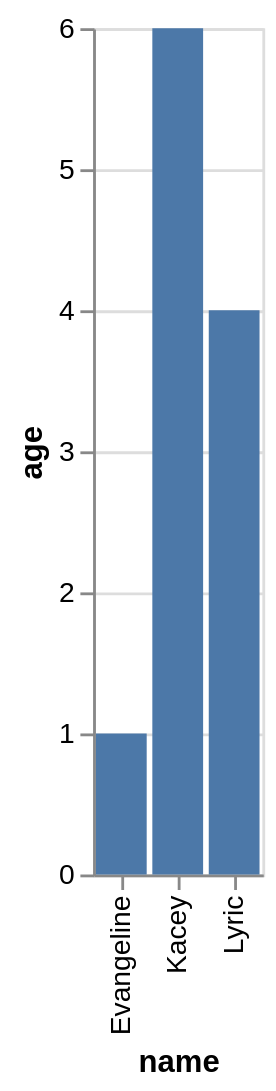

Source (Vega-Lite JSON):
### Vega-Lite specification from a JSON file in a GitHub repository (floating-point values rounded to 4 significant figures)
{"data": {"values": [{"x_data": "Kacey", "y_data": 6}, {"x_data": "Lyric", "y_data": 4}, {"x_data": "Evangeline", "y_data": 1}]}, "mark": "bar", "encoding": {"x": {"field": "x_data", "type": "nominal", "title": "name", "sort": "ascending"}, "y": {"field": "y_data", "type": "quantitative", "title": "age"}}}
